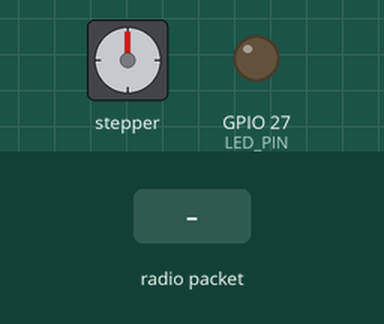
The sketch below on a simulated ESP32. Parts: stepper motor, output pins drawn as LEDs (lit = HIGH). Wiring (inferred from the names in the program): stepper motor driver (400 steps per turn assumed): step GPIO 14; direction GPIO 13; enable GPIO 4. The inputs (shaded band) are chosen by the test bench. Pins used as bus, display or sensor lines are not drawn; what the sketch prints to the serial monitor is not drawn.

Above: at 1.2 s.
1.3 s: radio packet "RUN_CONT" arrives
At 1.45 s:
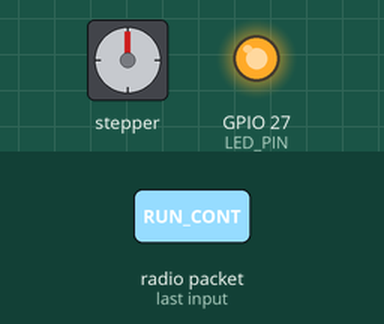
4.3 s: radio packet "STOP" arrives
At 4.9 s:
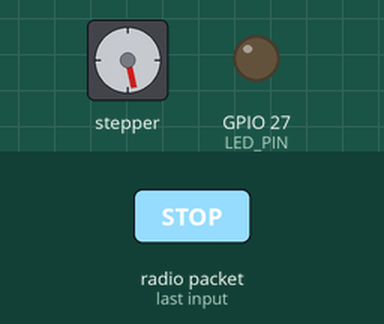
5.8 s: radio packet "STEP_90" arrives
At 8.5 s:
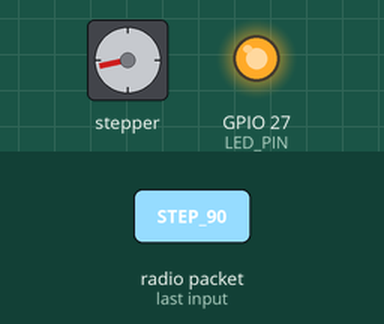
8.8 s: radio packet "STEP_90_CCW" arrives
At 10.8 s:
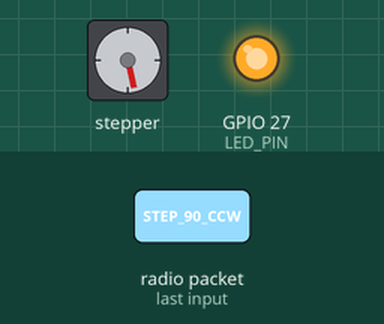
11.8 s: radio packet "RUN_CONT" arrives
At 12.27 s:
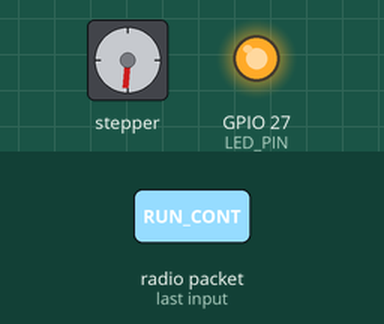
14.8 s: radio packet "STOP" arrives
At 15.3 s:
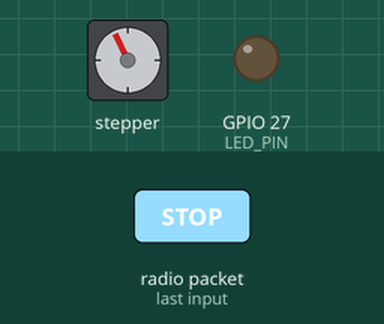
Timing chart, 0 to 17.3 s (numbered marks = the images above; inputs shaded):
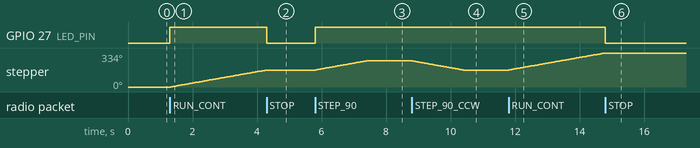

Measured:
- after the input at 1.3 s, GPIO 27 (LED_PIN): LOW → HIGH at once; stepper: keeps turning clockwise at about 57°/s, starting at once
- after the input at 4.3 s, GPIO 27 (LED_PIN): HIGH → LOW at once; stepper: goes on until 4.3 s, then stays 167°
- after the input at 5.8 s, GPIO 27 (LED_PIN): LOW → HIGH at once; stepper: turns 90° clockwise in 1.6 s, starting at once
- after the input at 8.8 s, stepper: turns 90° counter-clockwise in 1.6 s, starting at once
- after the input at 11.8 s, stepper: keeps turning clockwise at about 56°/s, starting at once
- after the input at 14.8 s, GPIO 27 (LED_PIN): HIGH → LOW at once; stepper: goes on until 14.8 s, then stays 334°

The sketch:

stepper_receiver_2.ino
```cpp
#include <WiFi.h>
#include <esp_now.h>

// ----- Stepper Motor Pins (Safe GPIOs) -----
#define PUL_PIN 14   // Step pulse pin
#define DIR_PIN 13   // Direction pin
#define ENA_PIN 4    // Enable pin (active LOW)
#define LED_PIN 27   // LED pin

// ----- Motor settings -----
const int stepsPerRev = 400; // Steps per revolution for motor
const int microsteps = 1;    // Microstepping setting, adjust for your driver
const int stepsPer90 = stepsPerRev * microsteps / 4; // Steps per 90 degrees
const unsigned int pulseDelayUs = 8000; // Microseconds pulse width

// ----- Control flags -----
volatile int command = 0;
volatile bool newCommand = false;
volatile bool dirAnticlockwise = false;   // NEW: Direction flag

bool running = false;  // Continuous run flag

// --- ESP-NOW receive callback ---
void OnDataRecv(const uint8_t *mac, const uint8_t *data, int len) {
  char message[20];
  if (len >= sizeof(message)) len = sizeof(message) - 1;
  memcpy(message, data, len);
  message[len] = '\0';

  // NEW: Add anticlockwise commands
  if (strcmp(message, "STEP_90") == 0) { command = 1; dirAnticlockwise = false; }
  else if (strcmp(message, "RUN_CONT") == 0) { command = 2; dirAnticlockwise = false; }
  else if (strcmp(message, "STOP") == 0) { command = 3; }
  else if (strcmp(message, "STEP_90_CCW") == 0) { command = 4; dirAnticlockwise = true; }
  else if (strcmp(message, "RUN_CONT_CCW") == 0) { command = 5; dirAnticlockwise = true; }

  // Control LED: ON for all commands except STOP, OFF for STOP
  if (command == 3) {
    digitalWrite(LED_PIN, LOW);
  } else {
    digitalWrite(LED_PIN, HIGH);
  }

  newCommand = true;
}

void setup() {
  Serial.begin(115200);

  pinMode(PUL_PIN, OUTPUT);
  pinMode(DIR_PIN, OUTPUT);
  pinMode(ENA_PIN, OUTPUT);
  pinMode(LED_PIN, OUTPUT);
  digitalWrite(ENA_PIN, LOW);   // Enable driver (active LOW)
  digitalWrite(DIR_PIN, HIGH);  // Default direction
  digitalWrite(LED_PIN, LOW);   // LED off initially

  WiFi.mode(WIFI_STA);  // ESP-NOW requires station mode

  if (esp_now_init() != ESP_OK) {
    Serial.println("❌ ESP-NOW init failed");
    while(1);
  }
  esp_now_register_recv_cb(OnDataRecv);

  Serial.println("✅ ESP-NOW Receiver ready");
  Serial.print("MAC Address: "); Serial.println(WiFi.macAddress());
}

// Function to perform blocking 90 degree rotation
void rotate90Blocking(bool ccw = false) {
  digitalWrite(DIR_PIN, ccw ? LOW : HIGH);  // Set rotation direction
  Serial.print("Rotating 90 degrees ");
  Serial.println(ccw ? "anticlockwise..." : "clockwise...");
  for (int i = 0; i < stepsPer90; i++) {
    digitalWrite(PUL_PIN, HIGH);
    delayMicroseconds(pulseDelayUs);
    digitalWrite(PUL_PIN, LOW);
    delayMicroseconds(pulseDelayUs);
  }
  Serial.println("Rotation complete.");
}

// Function to generate continuous pulses for continuous run mode
void continuousRunFunction() {
  digitalWrite(PUL_PIN, HIGH);
  delayMicroseconds(pulseDelayUs);
  digitalWrite(PUL_PIN, LOW);
  delayMicroseconds(pulseDelayUs);
}

void loop() {
  if (newCommand) {
    newCommand = false;
    switch(command) {
      case 1: // STEP_90 (CW)
        running = false;
        rotate90Blocking(false);
        break;
      case 2: // RUN_CONT (CW)
        Serial.println("Starting continuous run CW");
        running = true;
        digitalWrite(DIR_PIN, HIGH);
        break;
      case 3: // STOP
        Serial.println("Stopping motor");
        running = false;
        break;
      case 4: // STEP_90_CCW
        running = false;
        rotate90Blocking(true);
        break;
      case 5: // RUN_CONT_CCW
        Serial.println("Starting continuous run CCW");
        running = true;
        digitalWrite(DIR_PIN, LOW); // CCW
        break;
    }
  }

  if (running) {
    continuousRunFunction();
  }

  yield();
}
```
